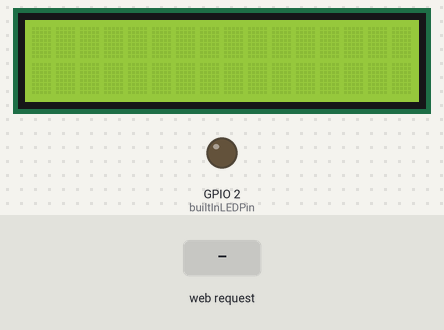
Simulated run of this sketch. Board: ESP32. Shown: 16×2 character LCD, output pins drawn as LEDs (lit = HIGH). The inputs (shaded band) are chosen by the test bench. What the sketch prints to the serial monitor is not drawn.

Above: at 1.3 s.
1.4 s: HTTP request GET /ledon received
At 2.0 s:
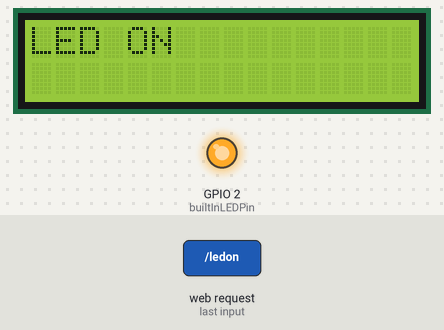
2.9 s: HTTP request GET /ledoff received
At 3.2 s:
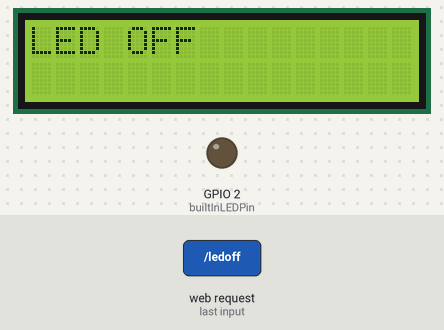
Timing chart, 0 to 5.9 s (numbered marks = the images above; inputs shaded):
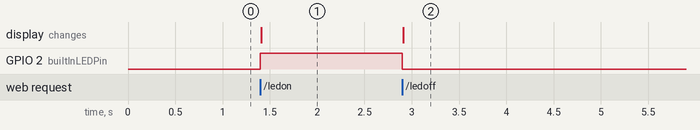

Measured:
- after the input at 1.4 s, GPIO 2 (builtInLEDPin): LOW → HIGH at once; the display: changes at once (image 1)
- after the input at 2.9 s, GPIO 2 (builtInLEDPin): HIGH → LOW at once; the display: changes at once (image 2)

The sketch:

LEDBLINKUSINGPHONELCD.ino
```cpp
#include <WiFi.h>
#include <WebServer.h>
#include <Wire.h>
#include <LiquidCrystal_I2C.h>

/* Put your SSID & Password */
const char* ssid = "ESP32";  // Enter SSID here
const char* password = "12345678";  //Enter Password here

/* Put IP Address details */
IPAddress local_ip(192,168,1,1);
IPAddress gateway(192,168,1,1);
IPAddress subnet(255,255,255,0);

WebServer server(80);

uint8_t builtInLEDPin = 2 ; // Built-in LED pin on ESP32
bool builtInLEDStatus = LOW; // Initially OFF

// LCD configuration
LiquidCrystal_I2C lcd(0x27, 16, 2);  // I2C address 0x27, 16 columns, 2 rows

void setup() {
  Serial.begin(115200);
  pinMode(builtInLEDPin, OUTPUT); // Set built-in LED pin as output
  digitalWrite(builtInLEDPin, builtInLEDStatus); // Ensure LED is initially OFF

  // LCD initialization
  lcd.begin();
  lcd.backlight();
  lcd.clear();

  WiFi.softAP(ssid, password);
  WiFi.softAPConfig(local_ip, gateway, subnet);
  delay(100);

  server.on("/", handle_OnConnect);
  server.on("/ledon", handle_ledon);
  server.on("/ledoff", handle_ledoff);
  server.onNotFound(handle_NotFound);

  server.begin();
  Serial.println("HTTP server started");
}

void loop() {
  server.handleClient();
}

void handle_OnConnect() {
  Serial.println("Built-in LED Status: OFF");
  server.send(200, "text/html", SendHTML(builtInLEDStatus));
}

void handle_ledon() {
  builtInLEDStatus = HIGH;
  digitalWrite(builtInLEDPin, builtInLEDStatus); // Turn LED on
  lcd.clear();
  lcd.setCursor(0, 0);
  lcd.print("LED ON");
  Serial.println("Built-in LED Status: ON");
  server.send(200, "text/html", SendHTML(true));
}

void handle_ledoff() {
  builtInLEDStatus = LOW;
  digitalWrite(builtInLEDPin, builtInLEDStatus); // Turn LED off
  lcd.clear();
  lcd.setCursor(0, 0);
  lcd.print("LED OFF");
  Serial.println("Built-in LED Status: OFF");
  server.send(200, "text/html", SendHTML(false));
}

void handle_NotFound(){
  server.send(404, "text/plain", "Not found");
}

String SendHTML(bool ledStatus){
  String ptr = "<!DOCTYPE html> <html>\n";
  ptr +="<head><meta name=\"viewport\" content=\"width=device-width, initial-scale=1.0, user-scalable=no\">\n";
  ptr +="<title>Built-in LED Control</title>\n";
  ptr +="<style>html { font-family: Helvetica; display: inline-block; margin: 0px auto; text-align: center;}\n";
  ptr +="body{margin-top: 50px;} h1 {color: #444444;margin: 50px auto 30px;} h3 {color: #444444;margin-bottom: 50px;}\n";
  ptr +=".button {display: block;width: 80px;background-color: #3498db;border: none;color: white;padding: 13px 30px;text-decoration: none;font-size: 25px;margin: 0px auto 35px;cursor: pointer;border-radius: 4px;}\n";
  ptr +=".button-on {background-color: #3498db;}\n";
  ptr +=".button-on:active {background-color: #2980b9;}\n";
  ptr +=".button-off {background-color: #34495e;}\n";
  ptr +=".button-off:active {background-color: #2c3e50;}\n";
  ptr +="p {font-size: 14px;color: #888;margin-bottom: 10px;}\n";
  ptr +="</style>\n";
  ptr +="</head>\n";
  ptr +="<body>\n";
  ptr +="<h1>ESP32 Built-in LED Control</h1>\n";
  ptr += "<p>Built-in LED Status: ";
  ptr += (ledStatus) ? "ON" : "OFF";
  ptr += "</p>";
  if(ledStatus)
    ptr +="<a class=\"button button-off\" href=\"/ledoff\">Turn Off</a>\n";
  else
    ptr +="<a class=\"button button-on\" href=\"/ledon\">Turn On</a>\n";
  ptr +="</body>\n";
  ptr +="</html>\n";
  return ptr;
}
```
